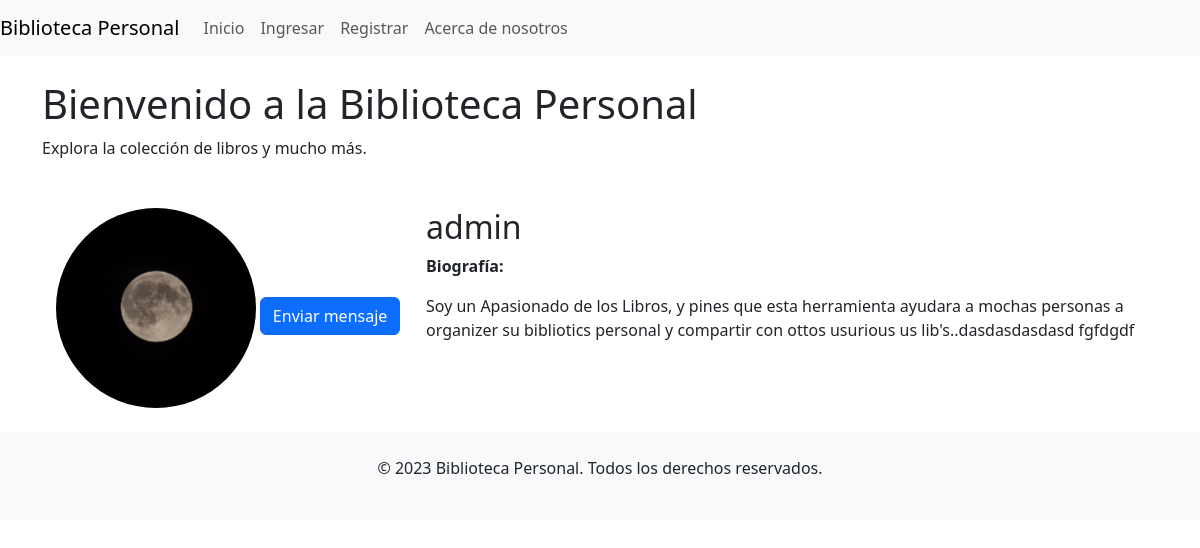
Screenshot of /usuarios/registro/perfil/12/ with the database file from the repository.
### usuarios/models.py (models this page shows)
class UserProfile(models.Model):
    user = models.OneToOneField(User, on_delete=models.CASCADE)
    profile_image = models.ImageField(upload_to='profile_images/', null=True, blank=True)
    bio = RichTextField(blank=True, null=True)

### usuarios/views.py (the view)
# urls.py: path('perfil/<int:user_id>/', views.ver_perfil_usuario, name='ver_perfil_usuario'),
def ver_perfil_usuario(request, user_id):
    profile_user = get_object_or_404(User, id=user_id)
    profile = profile_user.userprofile
    return render(request, 'usuarios/ver_perfil_usuario.html', {'profile_user': profile_user, 'profile': profile})

### usuarios/templates/usuarios/ver_perfil_usuario.html (shortened to what this page needs)
{% extends "inicio/homepage.html" %} {% load static %} {% block content %}
<div class="container mt-5">
  <div class="row">
    <div class="col-md-4">
      <div class="text-center">
        {% if profile.profile_image %}
        <img
          src="{{ profile.profile_image.url }}"
          class="rounded-circle"
          width="200"
          height="200"
        />
        {% endif %}
        <button
          type="button"
          class="btn btn-primary mt-3"
          data-bs-toggle="modal"
          data-bs-target="#enviarMensajeModal"
        >
          Enviar mensaje
        </button>
      </div>
    </div>
    <div class="col-md-8">
      <h2>{{ profile.user.username }}</h2>
      <p><strong>Biografía:</strong> {{ profile.bio|safe }}</p>
    </div>
  </div>
</div>
{% endblock %}

### rows the page displays
UserProfile: profile_image (picture), user.username "admin", bio "Soy un Apasionado de los Libros, y pines que esta herramienta ayudara a mochas personas a organizer su bibliotics personal y compartir con ottos usurious us lib's..dasdasdasdasd fgfdgdf"
